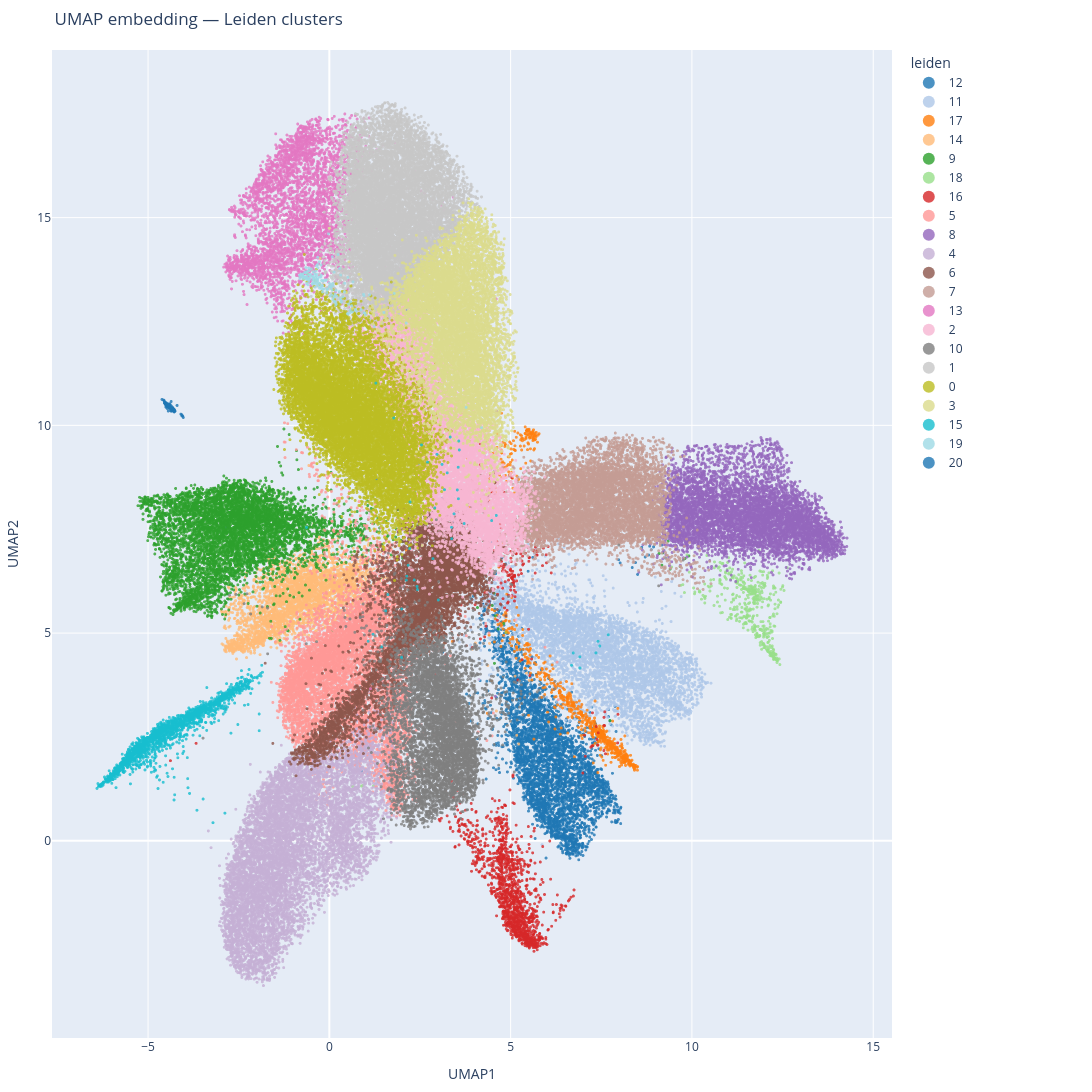

Source (notebook cell):
### Code cell
plot_adata(adata, cluster_key="leiden", plot_type="umap")

### Figure 1 — Plotly figure (JSON) as saved in the notebook; plotly's stock layout.template omitted (floating-point values rounded to 4 significant figures; data arrays with more than 128 entries replaced by an {"elided": "..."} marker saying what was removed)
{"data": [{"hovertemplate": "<b>%{hovertext}</b><br><br>leiden=12<br>UMAP1=%{x}<br>UMAP2=%{y}<extra></extra>", "hovertext": {"elided": "4049 str values"}, "legendgroup": "12", "marker": {"color": "#1f77b4", "opacity": 0.8, "size": 3, "symbol": "circle"}, "mode": "markers", "name": "12", "showlegend": true, "type": "scattergl", "x": {"elided": "4049 float values"}, "xaxis": "x", "y": {"elided": "4049 float values"}, "yaxis": "y"}, {"hovertemplate": "<b>%{hovertext}</b><br><br>leiden=11<br>UMAP1=%{x}<br>UMAP2=%{y}<extra></extra>", "hovertext": {"elided": "5013 str values"}, "legendgroup": "11", "marker": {"color": "#aec7e8", "opacity": 0.8, "size": 3, "symbol": "circle"}, "mode": "markers", "name": "11", "showlegend": true, "type": "scattergl", "x": {"elided": "5013 float values"}, "xaxis": "x", "y": {"elided": "5013 float values"}, "yaxis": "y"}, {"hovertemplate": "<b>%{hovertext}</b><br><br>leiden=17<br>UMAP1=%{x}<br>UMAP2=%{y}<extra></extra>", "hovertext": {"elided": "769 str values"}, "legendgroup": "17", "marker": {"color": "#ff7f0e", "opacity": 0.8, "size": 3, "symbol": "circle"}, "mode": "markers", "name": "17", "showlegend": true, "type": "scattergl", "x": {"elided": "769 float values"}, "xaxis": "x", "y": {"elided": "769 float values"}, "yaxis": "y"}, {"hovertemplate": "<b>%{hovertext}</b><br><br>leiden=14<br>UMAP1=%{x}<br>UMAP2=%{y}<extra></extra>", "hovertext": {"elided": "3412 str values"}, "legendgroup": "14", "marker": {"color": "#ffbb78", "opacity": 0.8, "size": 3, "symbol": "circle"}, "mode": "markers", "name": "14", "showlegend": true, "type": "scattergl", "x": {"elided": "3412 float values"}, "xaxis": "x", "y": {"elided": "3412 float values"}, "yaxis": "y"}, {"hovertemplate": "<b>%{hovertext}</b><br><br>leiden=9<br>UMAP1=%{x}<br>UMAP2=%{y}<extra></extra>", "hovertext": {"elided": "6213 str values"}, "legendgroup": "9", "marker": {"color": "#2ca02c", "opacity": 0.8, "size": 3, "symbol": "circle"}, "mode": "markers", "name": "9", "showlegend": true, "type": "scattergl", "x": {"elided": "6213 float values"}, "xaxis": "x", "y": {"elided": "6213 float values"}, "yaxis": "y"}, {"hovertemplate": "<b>%{hovertext}</b><br><br>leiden=18<br>UMAP1=%{x}<br>UMAP2=%{y}<extra></extra>", "hovertext": {"elided": "454 str values"}, "legendgroup": "18", "marker": {"color": "#98df8a", "opacity": 0.8, "size": 3, "symbol": "circle"}, "mode": "markers", "name": "18", "showlegend": true, "type": "scattergl", "x": {"elided": "454 float values"}, "xaxis": "x", "y": {"elided": "454 float values"}, "yaxis": "y"}, {"hovertemplate": "<b>%{hovertext}</b><br><br>leiden=16<br>UMAP1=%{x}<br>UMAP2=%{y}<extra></extra>", "hovertext": {"elided": "1545 str values"}, "legendgroup": "16", "marker": {"color": "#d62728", "opacity": 0.8, "size": 3, "symbol": "circle"}, "mode": "markers", "name": "16", "showlegend": true, "type": "scattergl", "x": {"elided": "1545 float values"}, "xaxis": "x", "y": {"elided": "1545 float values"}, "yaxis": "y"}, {"hovertemplate": "<b>%{hovertext}</b><br><br>leiden=5<br>UMAP1=%{x}<br>UMAP2=%{y}<extra></extra>", "hovertext": {"elided": "7435 str values"}, "legendgroup": "5", "marker": {"color": "#ff9896", "opacity": 0.8, "size": 3, "symbol": "circle"}, "mode": "markers", "name": "5", "showlegend": true, "type": "scattergl", "x": {"elided": "7435 float values"}, "xaxis": "x", "y": {"elided": "7435 float values"}, "yaxis": "y"}, {"hovertemplate": "<b>%{hovertext}</b><br><br>leiden=8<br>UMAP1=%{x}<br>UMAP2=%{y}<extra></extra>", "hovertext": {"elided": "6422 str values"}, "legendgroup": "8", "marker": {"color": "#9467bd", "opacity": 0.8, "size": 3, "symbol": "circle"}, "mode": "markers", "name": "8", "showlegend": true, "type": "scattergl", "x": {"elided": "6422 float values"}, "xaxis": "x", "y": {"elided": "6422 float values"}, "yaxis": "y"}, {"hovertemplate": "<b>%{hovertext}</b><br><br>leiden=4<br>UMAP1=%{x}<br>UMAP2=%{y}<extra></extra>", "hovertext": {"elided": "8940 str values"}, "legendgroup": "4", "marker": {"color": "#c5b0d5", "opacity": 0.8, "size": 3, "symbol": "circle"}, "mode": "markers", "name": "4", "showlegend": true, "type": "scattergl", "x": {"elided": "8940 float values"}, "xaxis": "x", "y": {"elided": "8940 float values"}, "yaxis": "y"}, {"hovertemplate": "<b>%{hovertext}</b><br><br>leiden=6<br>UMAP1=%{x}<br>UMAP2=%{y}<extra></extra>", "hovertext": {"elided": "6913 str values"}, "legendgroup": "6", "marker": {"color": "#8c564b", "opacity": 0.8, "size": 3, "symbol": "circle"}, "mode": "markers", "name": "6", "showlegend": true, "type": "scattergl", "x": {"elided": "6913 float values"}, "xaxis": "x", "y": {"elided": "6913 float values"}, "yaxis": "y"}, {"hovertemplate": "<b>%{hovertext}</b><br><br>leiden=7<br>UMAP1=%{x}<br>UMAP2=%{y}<extra></extra>", "hovertext": {"elided": "6607 str values"}, "legendgroup": "7", "marker": {"color": "#c49c94", "opacity": 0.8, "size": 3, "symbol": "circle"}, "mode": "markers", "name": "7", "showlegend": true, "type": "scattergl", "x": {"elided": "6607 float values"}, "xaxis": "x", "y": {"elided": "6607 float values"}, "yaxis": "y"}, {"hovertemplate": "<b>%{hovertext}</b><br><br>leiden=13<br>UMAP1=%{x}<br>UMAP2=%{y}<extra></extra>", "hovertext": {"elided": "4023 str values"}, "legendgroup": "13", "marker": {"color": "#e377c2", "opacity": 0.8, "size": 3, "symbol": "circle"}, "mode": "markers", "name": "13", "showlegend": true, "type": "scattergl", "x": {"elided": "4023 float values"}, "xaxis": "x", "y": {"elided": "4023 float values"}, "yaxis": "y"}, {"hovertemplate": "<b>%{hovertext}</b><br><br>leiden=2<br>UMAP1=%{x}<br>UMAP2=%{y}<extra></extra>", "hovertext": {"elided": "10165 str values"}, "legendgroup": "2", "marker": {"color": "#f7b6d2", "opacity": 0.8, "size": 3, "symbol": "circle"}, "mode": "markers", "name": "2", "showlegend": true, "type": "scattergl", "x": {"elided": "10165 float values"}, "xaxis": "x", "y": {"elided": "10165 float values"}, "yaxis": "y"}, {"hovertemplate": "<b>%{hovertext}</b><br><br>leiden=10<br>UMAP1=%{x}<br>UMAP2=%{y}<extra></extra>", "hovertext": {"elided": "5654 str values"}, "legendgroup": "10", "marker": {"color": "#7f7f7f", "opacity": 0.8, "size": 3, "symbol": "circle"}, "mode": "markers", "name": "10", "showlegend": true, "type": "scattergl", "x": {"elided": "5654 float values"}, "xaxis": "x", "y": {"elided": "5654 float values"}, "yaxis": "y"}, {"hovertemplate": "<b>%{hovertext}</b><br><br>leiden=1<br>UMAP1=%{x}<br>UMAP2=%{y}<extra></extra>", "hovertext": {"elided": "12011 str values"}, "legendgroup": "1", "marker": {"color": "#c7c7c7", "opacity": 0.8, "size": 3, "symbol": "circle"}, "mode": "markers", "name": "1", "showlegend": true, "type": "scattergl", "x": {"elided": "12011 float values"}, "xaxis": "x", "y": {"elided": "12011 float values"}, "yaxis": "y"}, {"hovertemplate": "<b>%{hovertext}</b><br><br>leiden=0<br>UMAP1=%{x}<br>UMAP2=%{y}<extra></extra>", "hovertext": {"elided": "12519 str values"}, "legendgroup": "0", "marker": {"color": "#bcbd22", "opacity": 0.8, "size": 3, "symbol": "circle"}, "mode": "markers", "name": "0", "showlegend": true, "type": "scattergl", "x": {"elided": "12519 float values"}, "xaxis": "x", "y": {"elided": "12519 float values"}, "yaxis": "y"}, {"hovertemplate": "<b>%{hovertext}</b><br><br>leiden=3<br>UMAP1=%{x}<br>UMAP2=%{y}<extra></extra>", "hovertext": {"elided": "9017 str values"}, "legendgroup": "3", "marker": {"color": "#dbdb8d", "opacity": 0.8, "size": 3, "symbol": "circle"}, "mode": "markers", "name": "3", "showlegend": true, "type": "scattergl", "x": {"elided": "9017 float values"}, "xaxis": "x", "y": {"elided": "9017 float values"}, "yaxis": "y"}, {"hovertemplate": "<b>%{hovertext}</b><br><br>leiden=15<br>UMAP1=%{x}<br>UMAP2=%{y}<extra></extra>", "hovertext": {"elided": "1811 str values"}, "legendgroup": "15", "marker": {"color": "#17becf", "opacity": 0.8, "size": 3, "symbol": "circle"}, "mode": "markers", "name": "15", "showlegend": true, "type": "scattergl", "x": {"elided": "1811 float values"}, "xaxis": "x", "y": {"elided": "1811 float values"}, "yaxis": "y"}, {"hovertemplate": "<b>%{hovertext}</b><br><br>leiden=19<br>UMAP1=%{x}<br>UMAP2=%{y}<extra></extra>", "hovertext": {"elided": "151 str values"}, "legendgroup": "19", "marker": {"color": "#9edae5", "opacity": 0.8, "size": 3, "symbol": "circle"}, "mode": "markers", "name": "19", "showlegend": true, "type": "scattergl", "x": {"elided": "151 float values"}, "xaxis": "x", "y": {"elided": "151 float values"}, "yaxis": "y"}, {"hovertemplate": "<b>%{hovertext}</b><br><br>leiden=20<br>UMAP1=%{x}<br>UMAP2=%{y}<extra></extra>", "hovertext": {"elided": "150 str values"}, "legendgroup": "20", "marker": {"color": "#1f77b4", "opacity": 0.8, "size": 3, "symbol": "circle"}, "mode": "markers", "name": "20", "showlegend": true, "type": "scattergl", "x": {"elided": "150 float values"}, "xaxis": "x", "y": {"elided": "150 float values"}, "yaxis": "y"}], "layout": {"height": 1200, "legend": {"bgcolor": "rgba(255,255,255,0.5)", "itemsizing": "constant", "title": {"text": "leiden"}, "tracegroupgap": 0, "traceorder": "normal", "x": 1.02, "y": 1}, "margin": {"b": 20, "l": 20, "r": 200, "t": 50}, "title": {"text": "UMAP embedding — Leiden clusters"}, "width": 1400, "xaxis": {"anchor": "y", "domain": [0, 1], "title": {"text": "UMAP1"}}, "yaxis": {"anchor": "x", "domain": [0, 1], "title": {"text": "UMAP2"}}}}
